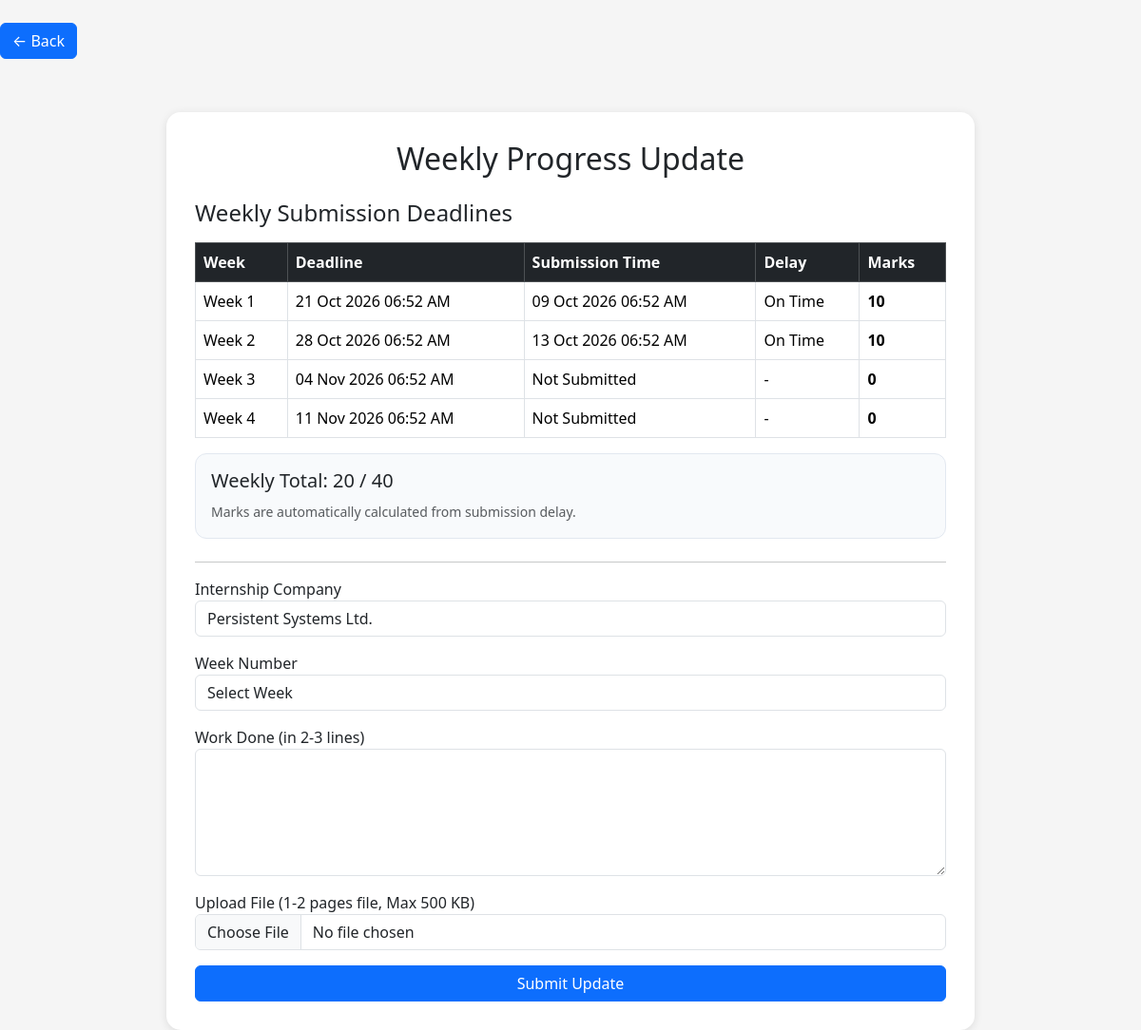
Page /faculty/evaluate_student.php (signed in) on the committed database.
### tables this page shows
CREATE TABLE IF NOT EXISTS `weekly_deadlines` (
  `id` int(11) NOT NULL AUTO_INCREMENT,
  `division` varchar(50) NOT NULL,
  `week_no` int(11) NOT NULL,
  `deadline_date` datetime NOT NULL,
  `created_at` timestamp NOT NULL DEFAULT current_timestamp(),
  PRIMARY KEY (`id`),
  UNIQUE KEY `unique_deadline` (`division`,`week_no`)
);

CREATE TABLE IF NOT EXISTS `weekly_updates` (
  `id` int(11) NOT NULL AUTO_INCREMENT,
  `internship_id` int(11) NOT NULL,
  `week_no` int(11) NOT NULL,
  `work_done` text NOT NULL,
  `update_file` varchar(255) DEFAULT NULL,
  `faculty_feedback` text DEFAULT NULL,
  `submission_status` varchar(50) DEFAULT 'Submitted',
  `submitted_at` datetime DEFAULT current_timestamp(),
  `review_status` varchar(20) DEFAULT 'Pending',
  `rejected_at` datetime DEFAULT NULL,
  PRIMARY KEY (`id`),
  UNIQUE KEY `unique_week` (`internship_id`,`week_no`),
  CONSTRAINT `fk_weekly_updates_internship` FOREIGN KEY (`internship_id`) REFERENCES `internships` (`id`) ON DELETE CASCADE
);

CREATE TABLE IF NOT EXISTS `internships` (
  `id` int(11) NOT NULL AUTO_INCREMENT,
  `student_id` int(11) NOT NULL,
  `company_name` varchar(255) NOT NULL,
  `company_contact` varchar(30) DEFAULT NULL,
  `internship_role` varchar(255) DEFAULT NULL,
  `mini_project_title` varchar(255) DEFAULT NULL,
  `internship_type` varchar(255) NOT NULL DEFAULT 'Industry Internship',
  `mentor_name` varchar(255) DEFAULT NULL,
  `stipend` varchar(100) DEFAULT NULL,
  `mode` enum('Online','Offline','Hybrid') DEFAULT 'Offline',
  `start_date` date DEFAULT NULL,
  `end_date` date DEFAULT NULL,
  `offer_letter` varchar(255) DEFAULT NULL,
  `status` enum('Pending','Approved','Rejected') DEFAULT 'Pending',
  `rejection_reason` text DEFAULT NULL,
  `created_at` timestamp NOT NULL DEFAULT current_timestamp(),
  `offer_letter_drive_id` varchar(255) DEFAULT NULL,
  `offer_letter_drive_link` text DEFAULT NULL,
  `company_id` int(11) DEFAULT NULL,
  PRIMARY KEY (`id`),
  UNIQUE KEY `student_id_unique` (`student_id`),
  KEY `student_id` (`student_id`),
  CONSTRAINT `fk_internships_student` FOREIGN KEY (`student_id`) REFERENCES `users` (`id`) ON DELETE CASCADE
);

### faculty/evaluate_student.php (the view, shortened to what this page needs)
<?php
$student_id = $_SESSION['user_id'];
function calculateWeeklyMarks($submittedAt, $deadlineDate)
{
    $submitted_ts = strtotime($submittedAt);
    $deadline_ts   = strtotime($deadlineDate);
    if($submitted_ts <= $deadline_ts)
    {
        return 10;
    }
}
$getStudent = mysqli_query(
    $conn,
    "SELECT division
     FROM users
     WHERE id='$student_id'"
);
$studentData = mysqli_fetch_assoc($getStudent);
$division = $studentData['division'];
$getApprovedInternship = mysqli_query(
    $conn,
    "SELECT *
     FROM internships
     WHERE student_id='$student_id'
     AND status='Approved'
     LIMIT 1"
);
$internship = mysqli_fetch_assoc($getApprovedInternship);
$internship_id = 0;
if($internship)
{
    $internship_id = $internship['id'];
}
$deadline_result = mysqli_query(
    $conn,
    "SELECT *
     FROM weekly_deadlines
     WHERE division='$division'
     ORDER BY week_no ASC"
);
$deadlines = [];
while($d = mysqli_fetch_assoc($deadline_result))
{
    $deadlines[$d['week_no']] = $d;
}
$submissions = [];
if($internship_id > 0)
{
    $submission_result = mysqli_query(
        $conn,
        "SELECT *
         FROM weekly_updates
         WHERE internship_id='$internship_id'
         ORDER BY week_no ASC"
    );
    while($s = mysqli_fetch_assoc($submission_result))
    {
        $submissions[$s['week_no']] = $s;
    }
}
$weekly_marks = [];
$weekly_total = 0;
for($i = 1; $i <= 4; $i++)
{
    $submittedAt = $submissions[$i]['submitted_at'] ?? '';
    $deadlineDate = $deadlines[$i]['deadline_date'] ?? '';
    $marks = 0;
    if($submittedAt != '' && $deadlineDate != '')
    {
        $marks = calculateWeeklyMarks($submittedAt, $deadlineDate);
    }
    $weekly_marks[$i] = $marks;
    $weekly_total += $marks;
}
?>
<!DOCTYPE html>
<html>
<head>
    <link href="https://cdn.jsdelivr.net/npm/bootstrap@5.3.3/dist/css/bootstrap.min.css" rel="stylesheet">
</head>
<body>
<br>
<a href="dashboard.php" class="btn btn-primary mb-3">← Back</a>
<div class="form-box">
    <h2 class="mb-4 text-center">Weekly Progress Update</h2>
    <h4 class="mb-3">Weekly Submission Deadlines</h4>
    <table class="table table-bordered">
        <thead class="table-dark">
            <tr>
                <th>Week</th>
                <th>Deadline</th>
                <th>Submission Time</th>
                <th>Delay</th>
                <th>Marks</th>
            </tr>
        </thead>
        <tbody>
        <?php if(count($deadlines) > 0) { ?>
            <?php for($i=1; $i<=4; $i++) { ?>
                <tr>
                    <td>Week <?php echo $i; ?></td>
                    <td>
                        <?php
                        echo !empty($deadlines[$i]['deadline_date'])
                            ? date("d M Y h:i A", strtotime($deadlines[$i]['deadline_date']))
                            : "-";
                        ?>
                    </td>
                    <td>
                        <?php
                        echo !empty($submissions[$i]['submitted_at'])
                            ? date("d M Y h:i A", strtotime($submissions[$i]['submitted_at']))
                            : "Not Submitted";
                        ?>
                    </td>
                    <td>
                        <?php
                        if(!empty($deadlines[$i]['deadline_date']) && !empty($submissions[$i]['submitted_at']))
                        {
                            $delay_seconds = strtotime($submissions[$i]['submitted_at']) - strtotime($deadlines[$i]['deadline_date']);
                            if($delay_seconds <= 0)
                            {
                                echo "On Time";
                            }
                            else
                            {
                                echo ceil($delay_seconds / 86400) . " day(s) late";
                            }
                        }
                        else
                        {
                            echo "-";
                        }
                        ?>
                    </td>
                    <td>
                        <strong><?php echo $weekly_marks[$i]; ?></strong>
                    </td>
                </tr>
            <?php } ?>
        <?php } ?>
        </tbody>
    </table>
    <div class="marks-box mb-4">
        <h5 class="mb-2">Weekly Total: <?php echo $weekly_total; ?> / 40</h5>
        <small class="text-muted">
            Marks are automatically calculated from submission delay.
        </small>
    </div>
    <hr>
    <form method="POST" enctype="multipart/form-data">
        <div class="mb-3">
            <label>Internship Company</label>
            <?php if($internship) { ?>
                <input type="text"
                       class="form-control"
                       value="<?php echo $internship['company_name']; ?>"
                       readonly>
            <?php } ?>
        </div>
        <div class="mb-3">
            <label>Week Number</label>
            <select name="week_no"
                    class="form-control"
                    required
                    <?php if(!$internship) echo "disabled"; ?>>
                <option value="">Select Week</option>
            </select>
        </div>
        <div class="mb-3">
            <label>Work Done (in 2-3 lines)</label>
            <textarea name="work_done"
                      class="form-control"
                      rows="5"
                      required
                      <?php if(!$internship) echo "disabled"; ?>></textarea>
        </div>
        <div class="mb-3">
            <label>Upload File (1-2 pages file, Max 500 KB)</label>
            <input type="file"
                   name="update_file"
                   class="form-control"
                   required
                   <?php if(!$internship) echo "disabled"; ?>>
        </div>
        <button type="submit"
                name="submit"
                class="btn btn-primary w-100"
                <?php if(!$internship) echo "disabled"; ?>>
            Submit Update
        </button>
    </form>
</div>
</body>
</html>

### faculty/evaluate_student.php (style rules this page uses)
body { background:#f5f5f5; }
.form-box { width:850px; margin:auto; margin-top:40px; background:white; padding:30px; border-radius:15px; box-shadow:0px 2px 10px rgba(0,0,0,0.1); }
.marks-box { background:#f8fafc; border:1px solid #e2e8f0; border-radius:12px; padding:16px; }

### rows in the picture
weekly_deadlines: deadline_date "21 Oct 2026 06:52 AM"
weekly_updates: submitted_at "09 Oct 2026 06:52 AM"
weekly_deadlines: deadline_date "28 Oct 2026 06:52 AM"
weekly_updates: submitted_at "13 Oct 2026 06:52 AM"
weekly_deadlines: deadline_date "04 Nov 2026 06:52 AM", shows "Not Submitted", i "0"
weekly_deadlines: deadline_date "11 Nov 2026 06:52 AM", shows "Not Submitted", i "0"
internships: company_name "Persistent Systems Ltd."

### other values in the picture
$weekly_marks[$i] "10"
$weekly_total "20"
